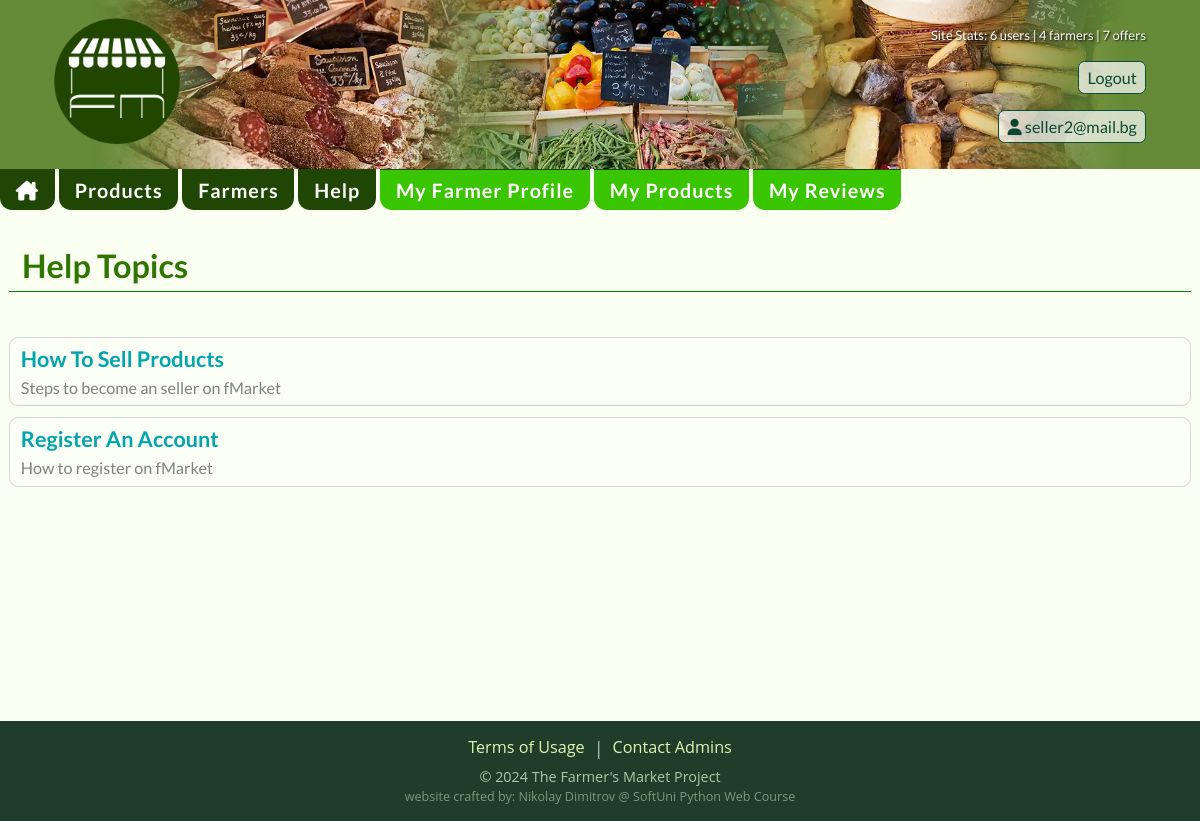
Screenshot of /topics/ (signed in) with the database file from the repository.
### accounts/models.py (models this page shows, shortened)
class AccountUser(AbstractBaseUser, PermissionsMixin):
    email = models.EmailField(
        unique=True,
        error_messages={
            'unique': _('User with this email already exists!'),
        }
    )
    is_staff = models.BooleanField(
        _("staff status"),
        default=False,
        help_text=_("Designates whether the user can log into this admin site."),
    )
    is_active = models.BooleanField(
        _("active"),
        default=True,
        help_text=_(
            "Designates whether this user should be treated as active. "
            "Unselect this instead of deleting accounts."
        ),
    )
    date_joined = models.DateTimeField(_("date joined"), default=timezone.now)
    USERNAME_FIELD = 'email'
    objects = AccountUserManager()

### topics/models.py (models this page shows, shortened)
class Topic(models.Model):
    class CategoryChoices(models.TextChoices):
        ACCOUNTS = 'Accounts', 'Accounts'
        BUYING = 'Buying', 'Buying'
        SELLING = 'Selling', 'Selling'
    category = models.CharField(
        max_length=8,
        choices=CategoryChoices.choices
    )
    title = models.CharField(
        max_length=120,
    )
    description = models.CharField(
        max_length=255,
    )
    body = models.TextField()
    list_order = models.PositiveIntegerField(
        default=0,
    )
    last_updated = models.DateTimeField(
        auto_now=True,
    )
    updated_by = models.ForeignKey(
        to=UserModel,
        on_delete=models.DO_NOTHING,
    )

### topics/views.py (the view)
# urls.py: path('', views.TopicsListView.as_view(), name='topics'),
class TopicsListView(views.ListView):
    model = Topic
    template_name = 'topics/topics.html'
    ordering = ('list_order', 'title')

### fMarket/context_processors.py (called while the page is built)
def seller_pk(request):
    if request.user.is_authenticated:
        try:
            seller = Seller.objects.get(account=request.user)
            return {'seller_pk': seller.pk}
        except Seller.DoesNotExist:
            pass
    return {'seller_pk': None}

def seller_approved(request):
    if request.user.is_authenticated:
        try:
            Seller.objects.get(account=request.user, approved=True)
            return {'seller_approved': True}
        except Seller.DoesNotExist:
            pass
    return {'seller_approved': False}

def account_complete(request):
    if request.user.is_authenticated:
        user = Profile.objects.get(pk=request.user)
        try:
            if (user.first_name is None or user.last_name is None
                    or user.phone_number is None or user.country is None):
                return {'account_complete': False}
        except user.DoesNotExist:
            pass
    return {'account_complete': True}

def site_stats(request):
    num_users = UserModel.objects.all().count()
    num_sellers = Seller.objects.all().count()
    num_products = Product.objects.all().count()
    data = {
        'number_of_users': num_users,
        'number_of_sellers': num_sellers,
        'number_of_products': num_products,
    }
    return data

def user_wrote_review(request):
    if not request.user.is_authenticated or not hasattr(request, 'product'):
        return {'user_wrote_review': False}
    product = request.product
    user_review_exists = Review.objects.filter(product=product, owner=request.user).exists()
    return {'user_wrote_review': user_review_exists}

### templates/topics/topics.html (shortened to what this page needs)
{% extends 'base.html' %}
{% block content %}
    <h1>Help Topics</h1>
    <section class="topics">
        {% for topic in object_list %}
            <div class="topic-wrapper">
                <div class="topic-title">
                    <a href="{% url 'details-topic' pk=topic.pk %}"><p>{{ topic.title }}</p></a>
                </div>
                <p>{{ topic.description }}</p>
            </div>
        {% endfor %}
    </section>
{% endblock %}

### templates/base.html (shortened to what this page needs)
{% load static %}
<!DOCTYPE html>
<html lang="en">
<head>
    <link rel="stylesheet" href="{% static 'css/styles.css' %}"/>
</head>
<body>
<header>
    <a href="{% url 'index' %}" title="Farmers Market - Farm Products Marketplace"
    ><img
            class="logo"
            src="{% static 'img/fm-logo.png' %}"
            alt="logo"
    /></a>
    <div class="header-right">
        <section class="site-stats">
            Site Stats: {{ number_of_users }} users | {{ number_of_sellers }} farmers | {{ number_of_products }} offers
        </section>
        {% if request.user.profile %}
            <form method="post" action="{% url 'logout' %}">
                <button type="submit">Logout</button>
            </form>
            <div class="header-links">
                <a href="{% url 'edit-user' pk=request.user.pk %}" title="Profile Details">
                    <i class="fa-solid fa-user"></i> {{ request.user.email }}</a>
            </div>
        {% else %}
            <div class="header-links">
                <a href="{% url 'login' %}" title="Login">Login</a>
                <a href="{% url 'register' %}" title="Create Account">Register</a>
            </div>
        {% endif %}
    </div>
</header>
<nav>
    <div class="nav-wrapper">
        <a href='{% url 'index' %}' title='Farmers Market home'><i class="fa-solid fa-house-chimney"></i></a>
        <a href='{% url 'products' %}' title='Products offered'>Products</a>
        <a href='{% url 'sellers' %}' title='Registered Farmers'>Farmers</a>
        <a href="{% url 'topics' %}" title="">Help</a>
        {% if seller_pk %}
            <a class="seller-button" href="{% url 'seller-details' pk=seller_pk %}" title="">My Farmer Profile</a>
            <a class="seller-button" href="{% url 'seller-products' pk=seller_pk %}" title="">My Products</a>
        {% endif %}
        {% if user.is_authenticated %}
            <a class="seller-button" href="{% url 'list-reviews' %}" title="">My Reviews</a>
        {% endif %}
    </div>
</nav>
<main>
    {% block content %}
    {% endblock %}
</main>
<footer>
    <div class="footer-links">
        <a href="{% url 'terms' %}">Terms of Usage</a> | <a href="{% url 'contact' %}">Contact Admins</a>
    </div>
    <p>© 2024 The Farmer's Market Project</p>
    <p>website crafted by: Nikolay Dimitrov @ SoftUni Python Web Course</p>
</footer>
</body>
</html>

### static/css/root.css (style rules this page uses)
html { font-family: "Lato", Verdana, sans-serif; font-size: 16px; line-height: 1.5; color: #2c2c2c; }
@media (min-width: 420px) { html { font-size: 17px; } }
@media (min-width: 1200px) { html { font-size: 18px; } }
body { background-color: #fafff1; width: 100%; }
::placeholder { font-weight: 300; }
h1 { font-size: 1.6em; font-weight: 700; color: rgb(47, 117, 0); margin: 0.5em 0; border-bottom: 1px solid green; padding-left: 0.4em; }
@media (min-width: 960px) { h1 { font-size: 1.8em; } }
main a { color: rgb(0, 166, 172); font-weight: 700; text-decoration: none; }

### static/css/header.css (style rules this page uses)
header { width: 100%; min-height: 20vh; padding: 1em; text-align: center; display: flex; flex-direction: column; align-items: center; justify-content: space-between; gap: 0.2em; flex-wrap: wrap; background-color: rgb(101, 139, 56); }
@media (min-width: 800px) { header { background-image: url("/static/img/header-bg.webp"); background-size: cover; background-repeat: no-repeat; background-position: center; flex-direction: row; gap: 2em; padding: 1em 3em; } }
.logo { width: 7em; height: 7em; }
.header-right { font-size: 0.9em; color: rgb(255, 255, 255); display: flex; flex-direction: column; align-items: center; gap: 0.5em; }
@media (min-width: 800px) { .header-right { align-items: flex-end; gap: 1em; } }
.header-links { display: flex; flex-direction: row; align-items: flex-end; gap: 0.8em; }
.header-right a, .header-right button { display: block; padding: 0.2em 0.5em; color: rgb(12, 70, 47); background-color: rgba(255, 255, 255, 0.7); text-decoration: none; border: 1px solid rgb(12, 78, 53); border-radius: 0.4em; transition: 0.3s ease; }
.site-stats { font-size: 0.8em; width: 100%; text-align: right; color: white; text-shadow: 1px 1px 2px rgba(0, 0, 0, 0.9) }

### static/css/nav.css (style rules this page uses)
nav { min-height: 6vh; }
.nav-wrapper { font-weight: 700; font-size: 1.1em; width: 100%; max-width: 1200px; margin: 0.2em auto; display: flex; flex-direction: row; flex-wrap: wrap; gap: 0.2em; justify-content: center; }
.nav-wrapper a { padding: 0.3em 0.8em 0.2em 0.8em; text-decoration: none; letter-spacing: 0.05em; background-color: #204606; color: white; border-top: 0; border-radius: 0.6em; transition: 0.3s ease; }
.nav-wrapper a:nth-of-type(5), .nav-wrapper a:nth-of-type(6), .nav-wrapper a:nth-of-type(7) { background-color: rgb(57, 197, 0); }
@media (min-width: 800px) { .nav-wrapper { justify-content: flex-start; margin: 0 auto; } }
@media (min-width: 800px) { .nav-wrapper a { border-top: 1px solid #204606; border-radius: 0 0 0.6em 0.6em; } }

### static/css/main.css (style rules this page uses)
main { padding: 0.5em; max-width: 1200px; min-height: 56vh; margin: 0 auto; }
main p { max-width: 70ch; }
@media (min-width: 800px) { main { min-height: 63vh; } }

### static/css/topics.css (style rules this page uses)
.topics { padding: 1em 0; }
.topic-wrapper { display: block; padding: 0.3em 0.6em; border: 1px solid lightgray; border-radius: 0.5em; margin: 0.6em 0; background-color: rgba(255, 255, 255, 0.3); }
.topic-wrapper > p { font-size: 0.9em; color: grey; }
.topic-title { display: flex; justify-content: space-between; }
.topic-title p { font-size: 1.2em; text-transform: capitalize; }

### static/css/footer.css (style rules this page uses)
footer { font-family: "Open Sans", Verdana, sans-serif; text-align: center; color: rgb(163, 204, 167); background-color: rgb(32, 61, 42); padding: 0.8em 0.2em; width: 100%; min-height: auto; }
footer p { font-size: 0.8em; }
footer p:last-of-type { color: rgb(119, 155, 123); font-size: 0.7em; }
@media (min-width: 800px) { footer { min-height: 8vh; } }
.footer-links { display: flex; justify-content: center; gap: 0.5em; margin-bottom: 0.2em; }
.footer-links a { display: block; font-size:0.9em; color: #dff5b3; text-decoration: none; }

### rows the page displays
AccountUser: user.email "seller2@mail.bg"
Topic: title "How To Sell Products", description "Steps to become an seller on fMarket"
Topic: title "Register An Account", description "How to register on fMarket"

### other values shown
{{ number_of_users }} "6"
{{ number_of_sellers }} "4"
{{ number_of_products }} "7"
